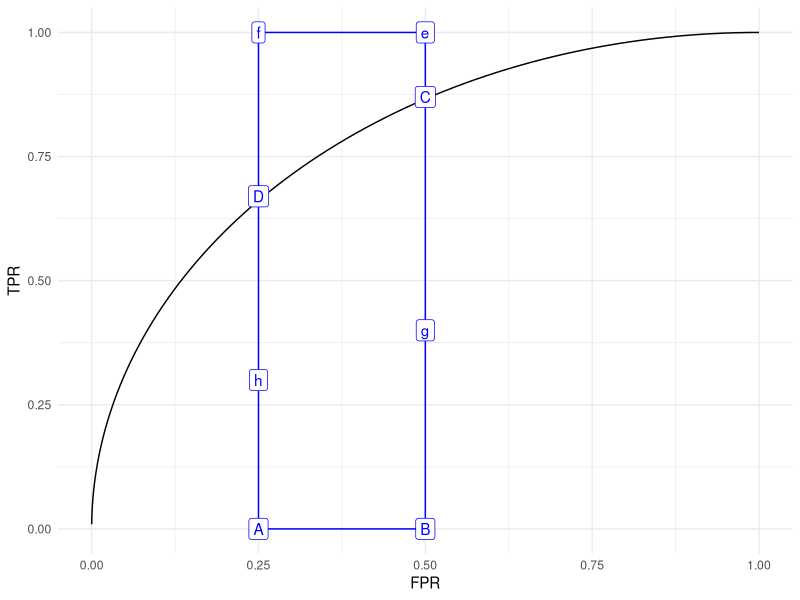

Recreate this plot in R.
# ------------------------------------------------------------------------------
# FIG: PARTIAL AUC
# ------------------------------------------------------------------------------

# https://www.medcalc.org/manual/roc-curve-partial-area.php

library(data.table)
library(ggforce)
library(ggplot2)

# PLOT -------------------------------------------------------------------------

p <- ggplot() +
  geom_arc(aes(x0 = 1, y0 = 0, r = 1, start = -2, end = 0)) +
  xlim(c(0, 1)) +
  ylim(c(0, 1)) +
  geom_rect(
    mapping = aes(xmin = 0.25, xmax = 0.5, ymin = 0, ymax = 1), 
    fill = NA,
    col = "blue") +
  theme_minimal() +
  labs(x = "FPR", y = "TPR")

dt_highlight <- data.table(
  x = c(rep(0.25, 4), rep(0.5, 4)),
  y = c(0, 0.3, 0.67, 1, 0, 0.4, 0.87, 1), 
  text = c("A", "h", "D", "f", "B", "g", "C", "e"))

p <- p + geom_label(
  dt_highlight, 
  mapping = aes(x = x, y = y, label = text), 
  col = "blue")

ggsave("../figure/fig_pauc.png", p, height = 4L, width = 4L)
